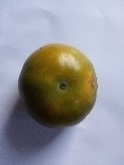
%> input picture dataset_buah_jeruk/jeruk1.jpg, 124 x 165 px
$ octave tes.m   (GNU Octave 9; MATLAB toolbox functions it lacks are replaced by stand-ins)
%> lines starting %> are read from the running program, lines starting %| are printed output that depends on the picture
clc; clear;
% full_name = fullfile(image_folder, filenames(n).name);
foto = imread('dataset_buah_jeruk/jeruk1.jpg');
%> foto is the input picture: size 165x124x3 uint8; mean R, G, B 148.4, 148.3, 153.7
foto = (rgb2gray(foto));
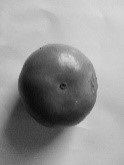
%> foto: size 165x124 uint8; min 8, max 220, mean 149

p_total = 124;
l_total = 164;

P_satuan = 31;
L_satuan = 41;

for q = 1 : L_satuan
    for w = 1 : P_satuan
        DAR(q,w) = foto(q,w);
    end
end

total = sum(DAR(:));
%> total = 244311
rata = total / 1271;
%> rata = 192.2
rata_bulat = round(rata);
%> rata_bulat = 192
HAS(1,1) = rata_bulat;

for q = (P_satuan + 1) : (P_satuan + 31)
   DAR(1,q) = foto(1,q);
end

$ run again, with dataset_buah_jeruk/jeruk10.jpg copied over dataset_buah_jeruk/jeruk1.jpg
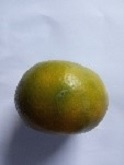
%> input picture dataset_buah_jeruk/jeruk10.jpg, 124 x 165 px
%> foto is the input picture: size 165x124x3 uint8; mean R, G, B 152.8, 154.9, 154.7
%> `foto = (rgb2gray(foto));`:
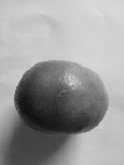
%> foto: size 165x124 uint8; min 13, max 221, mean 154.3
%> total = 252852
%> rata = 198.9
%> rata_bulat = 199

$ run again, with dataset_buah_jeruk/jeruk11.jpg copied over dataset_buah_jeruk/jeruk1.jpg
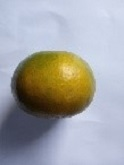
%> input picture dataset_buah_jeruk/jeruk11.jpg, 124 x 165 px
%> foto is the input picture: size 165x124x3 uint8; mean R, G, B 163, 163.5, 164.7
%> `foto = (rgb2gray(foto));`:
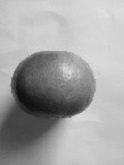
%> foto: size 165x124 uint8; min 10, max 226, mean 163.6
%> total = 253052
%> rata = 199.1
%> rata_bulat = 199

$ run again, with dataset_buah_jeruk/jeruk12.jpg copied over dataset_buah_jeruk/jeruk1.jpg
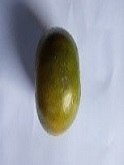
%> input picture dataset_buah_jeruk/jeruk12.jpg, 124 x 165 px
%> foto is the input picture: size 165x124x3 uint8; mean R, G, B 154.4, 158, 165.4
%> `foto = (rgb2gray(foto));`:
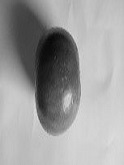
%> foto: size 165x124 uint8; min 6, max 221, mean 157.8
%> total = 112071
%> rata = 88.18
%> rata_bulat = 88
